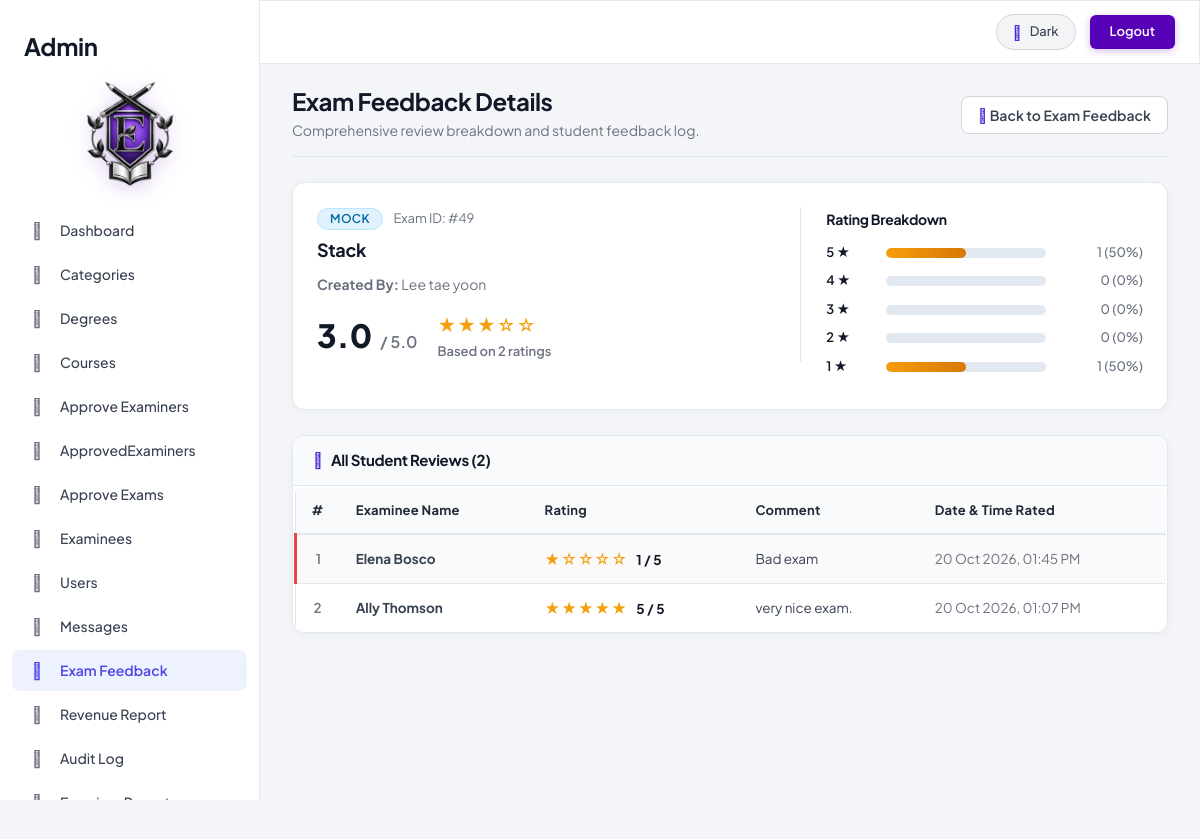
/admin/feedback_details.php?exam_id=49 (signed in), run on the app's committed database.
### tables this page shows
CREATE TABLE IF NOT EXISTS `exams` (
  `id` int NOT NULL AUTO_INCREMENT,
  `title` varchar(150) NOT NULL,
  `description` text,
  `image` varchar(255) DEFAULT NULL,
  `course_id` int NOT NULL,
  `category` varchar(50) DEFAULT 'Certification',
  `exam_type` varchar(50) NOT NULL DEFAULT 'hybrid',
  `duration_minutes` int NOT NULL,
  `price` decimal(10,2) DEFAULT '0.00',
  `total_marks` decimal(8,2) NOT NULL DEFAULT '0.00',
  `passing_percentage` decimal(5,2) NOT NULL DEFAULT '50.00',
  `created_by` int DEFAULT NULL,
  `created_at` timestamp NOT NULL DEFAULT CURRENT_TIMESTAMP,
  `registration_deadline` datetime DEFAULT NULL,
  `exam_start_datetime` datetime DEFAULT NULL,
  `status` varchar(20) NOT NULL DEFAULT 'draft',
  `submitted_at` datetime DEFAULT NULL,
  `reviewed_at` datetime DEFAULT NULL,
  `rejection_reason` text,
  PRIMARY KEY (`id`)
);

CREATE TABLE IF NOT EXISTS `examiners` (
  `id` int NOT NULL AUTO_INCREMENT,
  `name` varchar(100) NOT NULL,
  `email` varchar(100) NOT NULL,
  `password` varchar(255) NOT NULL,
  `status` enum('pending','approved','rejected') DEFAULT 'pending',
  `created_at` timestamp NOT NULL DEFAULT CURRENT_TIMESTAMP,
  `account_status` enum('active','disabled') DEFAULT 'active',
  `category_id` int DEFAULT NULL,
  `phone` varchar(15) DEFAULT NULL,
  `profile_photo` varchar(255) DEFAULT NULL,
  PRIMARY KEY (`id`),
  UNIQUE KEY `email` (`email`),
  KEY `fk_examiner_category` (`category_id`)
);

CREATE TABLE IF NOT EXISTS `feedback` (
  `id` int NOT NULL AUTO_INCREMENT,
  `student_id` int NOT NULL,
  `exam_id` int NOT NULL,
  `rating` tinyint NOT NULL,
  `comments` text,
  `created_at` timestamp NOT NULL DEFAULT CURRENT_TIMESTAMP,
  `is_deleted` tinyint(1) NOT NULL DEFAULT '0',
  PRIMARY KEY (`id`),
  UNIQUE KEY `uq_feedback_student_exam` (`student_id`,`exam_id`),
  KEY `idx_feedback_exam` (`exam_id`)
);

CREATE TABLE IF NOT EXISTS `examinees` (
  `id` int NOT NULL AUTO_INCREMENT,
  `name` varchar(100) NOT NULL,
  `email` varchar(100) NOT NULL,
  `password` varchar(255) NOT NULL,
  `status` enum('active','disabled') DEFAULT 'active',
  `created_at` timestamp NOT NULL DEFAULT CURRENT_TIMESTAMP,
  `phone` varchar(15) DEFAULT NULL,
  `profile_photo` varchar(255) DEFAULT NULL,
  PRIMARY KEY (`id`),
  UNIQUE KEY `email` (`email`),
  UNIQUE KEY `uq_examinee_email` (`email`)
);

### classes/DataAccess.class.php (called while the page is built, shortened)
<?php
class DataAccess
{
	private $_con,$_query,$_errors;
	public function __construct()
	{
		if(!$this->_con=mysqli_connect(DB_HOST,DB_USER,DB_PASSWORD,DB_NAME))
		{
			die("connection Error");
		}
	}
	public function query($query)
	{
		if(isset($query))
		{
			$trimmed = trim($query);
			$words = explode(' ', $trimmed);
			$first_word = strtolower($words[0]);
			$this->_query = $query;
			$res = mysqli_query($this->_con, $this->_query);
			if($first_word == 'select' || $first_word == 'show' || $first_word == 'describe')
			{
				if($res && is_object($res) && mysqli_num_rows($res))
				{
					$dataArr = array();
					while($row = mysqli_fetch_assoc($res))
					{
						$dataArr[] = $row;
					}
					return $dataArr;
				}
				else
				{
					return false;
				}
			}
			else
			{
				return (bool)$res;
			}
		}
		return false;
	}
}
?>

### admin/feedback_details.php (the view, shortened to what this page needs)
<?php
$dao = new DataAccess();
if (!function_exists('evalio_render_stars')) {
    function evalio_render_stars($rating) {
        $rounded = (int)round((float)$rating);
        $rounded = max(0, min(5, $rounded));
        $stars = '';
        for ($i = 1; $i <= 5; $i++) {
            $stars .= ($i <= $rounded) ? '★' : '☆';
        }
        return $stars;
    }
}
$examId = (int)($_GET['exam_id'] ?? 0);
$exam = null;
if ($examId > 0) {
    $examQuery = $dao->query("SELECT
        e.id,
        e.title,
        e.category,
        e.created_by,
        x.name AS examiner_name
    FROM exams e
    LEFT JOIN examiners x ON x.id = e.created_by
    WHERE e.id = " . $examId);
    if (!empty($examQuery) && is_array($examQuery)) {
        $exam = $examQuery[0];
    }
}
$feedbackList = array();
$totalRatings = 0;
$avgRating    = 0.0;
$breakdown    = array(5 => 0, 4 => 0, 3 => 0, 2 => 0, 1 => 0);
if ($exam !== null) {
    $feedbackQuery = $dao->query("SELECT
        f.id,
        f.student_id,
        f.rating,
        f.comments,
        f.created_at,
        s.name AS examinee_name
    FROM feedback f
    LEFT JOIN examinees s ON s.id = f.student_id
    WHERE f.exam_id = " . $examId . " AND f.is_deleted = 0
    ORDER BY f.created_at DESC");
    if (is_array($feedbackQuery)) {
        $feedbackList = $feedbackQuery;
        $totalRatings = count($feedbackList);
        $sumRatings   = 0;
        foreach ($feedbackList as $fb) {
            $r = (int)$fb['rating'];
            $sumRatings += $r;
            if (isset($breakdown[$r])) {
                $breakdown[$r]++;
            }
        }
        if ($totalRatings > 0) {
            $avgRating = round($sumRatings / $totalRatings, 1);
        }
    }
}
include('header.php');
?>
<div class="row">
    <div class="col-md-12">
        <div style="display: flex; justify-content: space-between; align-items: center; flex-wrap: wrap; gap: 12px; margin-bottom: 15px;">
            <div>
                <h2 style="font-weight: 700; margin-top: 0; margin-bottom: 6px;">Exam Feedback Details</h2>
                <p class="text-muted" style="margin-bottom: 0;">Comprehensive review breakdown and student feedback log.</p>
            </div>
            <div>
                <a href="feedback.php" class="btn btn-default">
                    <i class="fa fa-arrow-left"></i> Back to Exam Feedback
                </a>
            </div>
        </div>
        <hr style="margin-top: 0; margin-bottom: 25px; border-color: var(--border-color, #e2e8f0);" />
    </div>
</div>
<?php if ($exam === null): ?>
    <div class="panel-card" style="padding: 36px 24px; text-align: center; margin-bottom: 30px;">
        <i class="fa fa-exclamation-triangle fa-3x" style="color: #ef4444; margin-bottom: 12px; display: block;"></i>
        <h4 style="font-weight: 700; color: var(--text-primary, #0f172a); margin-bottom: 8px;">Exam Not Found</h4>
        <p class="text-muted" style="margin-bottom: 20px;">The requested exam does not exist or has been removed.</p>
        <a href="feedback.php" class="btn btn-primary">
            <i class="fa fa-arrow-left"></i> Return to Feedback List
        </a>
    </div>
<?php else:
    $category   = ucfirst(strtolower(trim($exam['category'] ?? '')));
    $badgeClass = ($category === 'Mock') ? 'label-info' : 'label-primary';
    $examiner   = !empty(trim((string)$exam['examiner_name'])) ? $exam['examiner_name'] : 'Unknown';
?>
    <div class="panel-card" style="padding: 24px; margin-bottom: 25px;">
        <div class="row">
            <div class="col-md-7 col-sm-12" style="border-right: 1px solid var(--border-color, #e2e8f0);">
                <div style="margin-bottom: 10px;">
                    <span class="label <?= $badgeClass; ?> badge-category" style="margin-right: 8px;">
                        <?= htmlspecialchars($category ?: 'N/A'); ?>
                    </span>
                    <span class="text-muted" style="font-size: 13px;">Exam ID: #<?= (int)$exam['id']; ?></span>
                </div>
                <h3 style="margin-top: 0; margin-bottom: 14px; font-weight: 700; color: var(--text-primary, #0f172a);">
                    <?= htmlspecialchars($exam['title'] ?? 'Exam #' . (int)$exam['id']); ?>
                </h3>
                <p style="margin-bottom: 16px; font-size: 14px; color: var(--text-muted, #64748b);">
                    <strong>Created By:</strong> <?= htmlspecialchars($examiner); ?>
                </p>
                <div style="display: flex; align-items: center; gap: 20px; flex-wrap: wrap;">
                    <div style="display: flex; align-items: baseline; gap: 8px;">
                        <span style="font-size: 32px; font-weight: 800; color: var(--text-primary, #0f172a); line-height: 1;">
                            <?= number_format($avgRating, 1); ?>
                        </span>
                        <span style="font-size: 16px; color: var(--text-muted, #64748b); font-weight: 600;">/ 5.0</span>
                    </div>
                    <div>
                        <div class="star-display" style="font-size: 18px; margin-bottom: 4px;">
                            <?= evalio_render_stars($avgRating); ?>
                        </div>
                        <div style="font-size: 13px; color: var(--text-muted, #64748b); font-weight: 600;">
                            Based on <?= number_format($totalRatings); ?> <?= $totalRatings === 1 ? 'rating' : 'ratings'; ?>
                        </div>
                    </div>
                </div>
            </div>
            <div class="col-md-5 col-sm-12" style="padding-left: 25px;">
                <h5 style="margin-top: 5px; margin-bottom: 15px; font-weight: 700; color: var(--text-primary, #0f172a);">
                    Rating Breakdown
                </h5>
                <?php for ($star = 5; $star >= 1; $star--):
                    $starCount = $breakdown[$star] ?? 0;
                    $percent   = ($totalRatings > 0) ? round(($starCount / $totalRatings) * 100, 1) : 0;
                ?>
                    <div class="rating-row">
                        <span class="rating-row-label"><?= $star; ?> ★</span>
                        <div class="rating-bar-wrap">
                            <div class="rating-bar-fill" style="width: <?= $percent; ?>%;"></div>
                        </div>
                        <span class="rating-row-count"><?= number_format($starCount); ?> (<?= $percent; ?>%)</span>
                    </div>
                <?php endfor; ?>
            </div>
        </div>
    </div>
    <div class="panel-card" style="margin-bottom: 30px;">
        <div style="padding: 16px 20px; border-bottom: 1px solid var(--border-color, #e2e8f0); background: var(--table-th-bg, #f8fafc);">
            <h4 style="margin: 0; font-size: 15px; font-weight: 700; color: var(--text-primary, #0f172a);">
                <i class="fa fa-list" style="margin-right: 6px;"></i> All Student Reviews (<?= number_format($totalRatings); ?>)
            </h4>
        </div>
        <div class="table-responsive">
            <table class="table table-striped table-hover table-feedback">
                <thead>
                    <tr>
                        <th style="width: 40px; text-align: center;">#</th>
                        <th>Examinee Name</th>
                        <th>Rating</th>
                        <th>Comment</th>
                        <th style="white-space: nowrap;">Date &amp; Time Rated</th>
                    </tr>
                </thead>
                <tbody>
                    <?php if (empty($feedbackList)): ?>
                        <tr>
                            <td colspan="5" class="text-center text-muted" style="padding: 36px 20px;">
                                <i class="fa fa-info-circle fa-2x" style="display: block; margin-bottom: 8px; color: #94a3b8;"></i>
                                No feedback submitted for this exam yet.
                            </td>
                        </tr>
                    <?php else: ?>
                        <?php
                        $idx = 1;
                        foreach ($feedbackList as $row):
                            $ratingVal = (int)($row['rating'] ?? 0);
                            $isLow     = ($ratingVal <= 2 && $ratingVal > 0);
                            $examinee  = !empty(trim((string)$row['examinee_name'])) ? $row['examinee_name'] : ('Student #' . (int)$row['student_id']);
                            $comment   = trim((string)($row['comments'] ?? ''));
                        ?>
                            <tr class="<?= $isLow ? 'row-low-rating' : ''; ?>">
                                <td style="text-align: center; color: var(--text-muted, #94a3b8); font-weight: 600;">
                                    <?= $idx++; ?>
                                </td>
                                <td>
                                    <strong><?= htmlspecialchars($examinee); ?></strong>
                                </td>
                                <td>
                                    <span class="star-display"><?= evalio_render_stars($ratingVal); ?></span>
                                    <strong style="margin-left: 6px; color: var(--text-primary, #0f172a);">
                                        <?= $ratingVal; ?> / 5
                                    </strong>
                                </td>
                                <td style="max-width: 420px;">
                                    <?php if ($comment !== ''): ?>
                                        <?= nl2br(htmlspecialchars($comment)); ?>
                                    <?php else: ?>
                                        <span class="text-muted">No comment</span>
                                    <?php endif; ?>
                                </td>
                                <td style="white-space: nowrap; color: var(--text-muted, #64748b);">
                                    <?= !empty($row['created_at']) ? date('d M Y, h:i A', strtotime($row['created_at'])) : 'N/A'; ?>
                                </td>
                            </tr>
                        <?php endforeach; ?>
                    <?php endif; ?>
                </tbody>
            </table>
        </div>
    </div>
<?php endif; ?>
<?php include('footer.php'); ?>

### admin/feedback_details.php (style rules this page uses)
.panel-card { background: var(--card-bg, #ffffff); border: 1px solid var(--border-color, #e2e8f0); border-radius: 12px; box-shadow: 0 2px 10px rgba(0,0,0,0.04); overflow: hidden; }
.table-feedback { margin-bottom: 0; width: 100%; }
.table-feedback th { background: var(--table-th-bg, #f8fafc); color: var(--text-primary, #0f172a); font-weight: 700; font-size: 13px; border-bottom: 2px solid var(--border-color, #e2e8f0) !important; white-space: nowrap; padding: 12px 16px; }
.table-feedback td { vertical-align: middle !important; border-top: 1px solid var(--border-color, #e2e8f0) !important; font-size: 13.5px; color: var(--text-primary, #1e293b); padding: 12px 16px; }
.row-low-rating { border-left: 4px solid #ef4444 !important; background: rgba(239, 68, 68, 0.04); }
.star-display { color: #f59e0b; font-size: 15px; letter-spacing: 1px; white-space: nowrap; }
.badge-category { font-size: 11px; padding: 4px 9px; border-radius: 12px; font-weight: 600; text-transform: uppercase; letter-spacing: 0.4px; display: inline-block; }
.rating-row { display: flex; align-items: center; gap: 12px; margin-bottom: 9px; font-size: 13px; }
.rating-row-label { width: 48px; font-weight: 600; color: var(--text-primary, #0f172a); white-space: nowrap; }
.rating-bar-wrap { flex: 1; height: 10px; background: var(--bg-hover, #e2e8f0); border-radius: 10px; overflow: hidden; }
.rating-bar-fill { height: 100%; background: linear-gradient(90deg, #f59e0b, #d97706); border-radius: 10px; transition: width 0.3s ease; }
.rating-row-count { width: 85px; text-align: right; color: var(--text-muted, #64748b); font-weight: 500; white-space: nowrap; }

### data on the page
exams: category "MOCK", id "49", title "Stack", examiners.name "Lee tae yoon"
feedback: examinees.name "Elena Bosco", rating "★☆☆☆☆", rating "1", comments "Bad exam", created_at "20 Oct 2026, 01:45 PM"
feedback: examinees.name "Ally Thomson", rating "★★★★★", rating "5", comments "very nice exam.", created_at "20 Oct 2026, 01:07 PM"

### other printed values
$avgRating "3.0"
evalio_render_stars($avgRating) "★★★☆☆"
$totalRatings "2"
$starCount "1"
$percent "50"
$starCount "0"
$percent "0"
